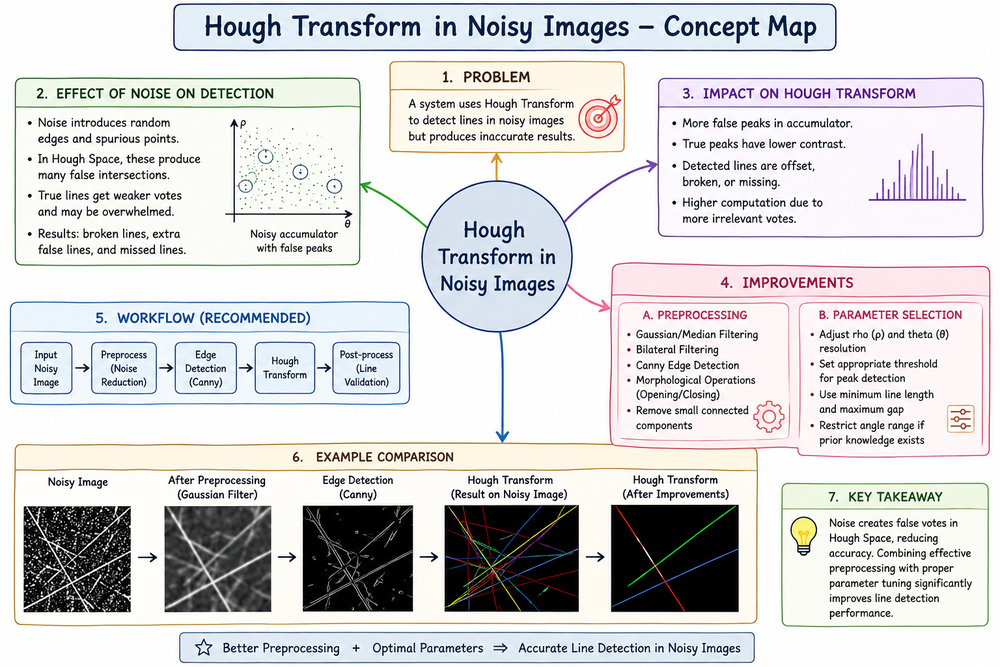
#> input picture CO3/AT2/Q03/ChatGPT Image Aug 17, 2026, 05_08_41 PM.png, 1000 x 667 px, shrunk from 1536 x 1024 before the run, given in place of Screenshot 2025-12-04 121433.png, which was not available
$ python 'e_4 (1).py'
#> lines starting #> are read from the running program, lines starting #| are printed output that depends on the picture; pictures that were not available may be replaced by others from this repository, and a replacement may not be noted
# -*- coding: utf-8 -*-
"""e 4

Automatically generated by Colab.

Original file is located at
    https://colab.research.google.com/drive/1PdqkI6OZCX4xRKYBjVnVZdvpLloldwUe
"""

from google.colab import files
files.upload()
#> the answer given: ChatGPT Image Aug 17, 2026, 05_08_41 PM.png

import cv2
from google.colab.patches import cv2_imshow

# Read image
img = cv2.imread('Screenshot 2025-12-04 121433.png')
#> img is the input picture: shape (667, 1000, 3); mean B, G, R 213.3, 212.4, 213

# Check if image was loaded successfully
if img is None:
    print("Error: Could not load image. Please check the file name and ensure the image exists.")
else:
    # Clockwise rotation (90 degrees)
    clockwise = cv2.rotate(img, cv2.ROTATE_90_CLOCKWISE)
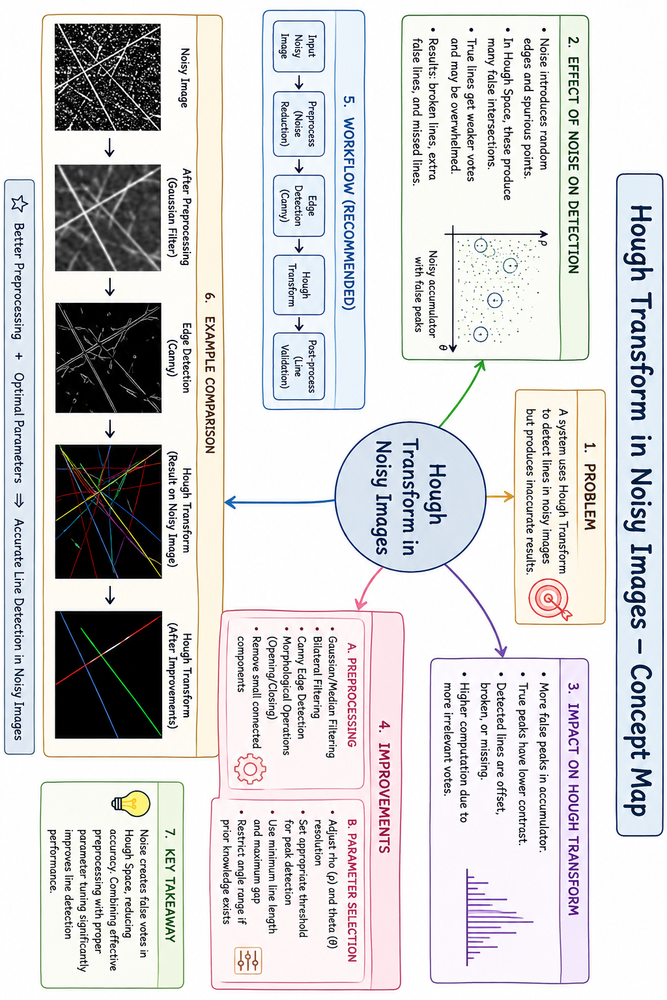
#> clockwise: shape (1000, 667, 3); mean B, G, R 213.3, 212.4, 213

    # Counter-clockwise rotation (90 degrees)
    counter = cv2.rotate(img, cv2.ROTATE_90_COUNTERCLOCKWISE)
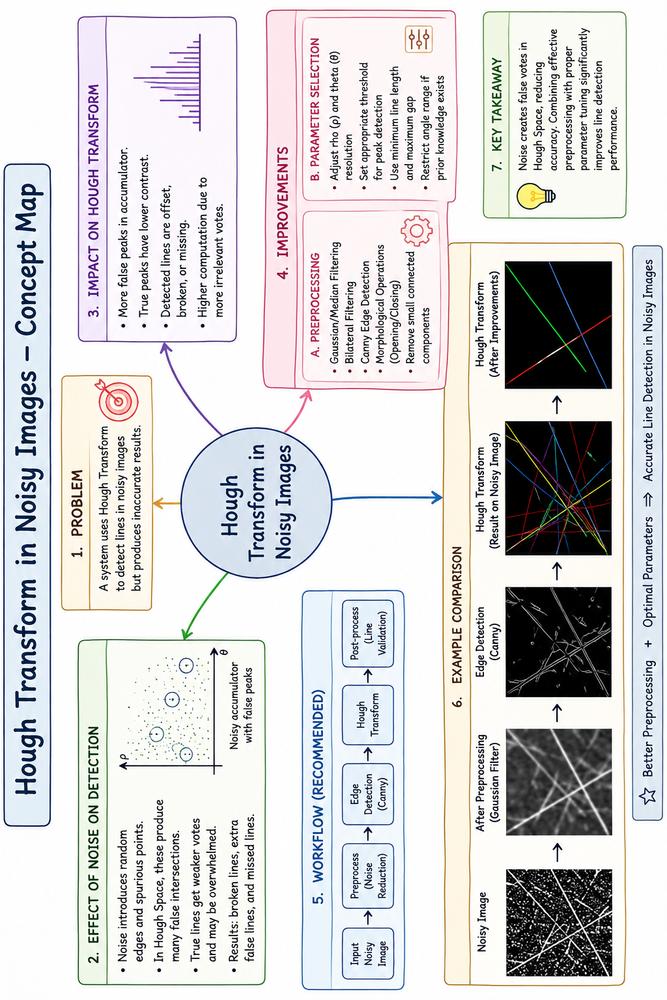
#> counter: shape (1000, 667, 3); mean B, G, R 213.3, 212.4, 213

    # Display images
    print("Original Image:")
    cv2_imshow(img)
    print("Clockwise Rotation:")
    cv2_imshow(clockwise)
    print("Counter Clockwise Rotation:")
    cv2_imshow(counter)

$ run again, on CO3/AT2/Q06/ChatGPT Image Aug 17, 2026, 05_16_31 PM.png
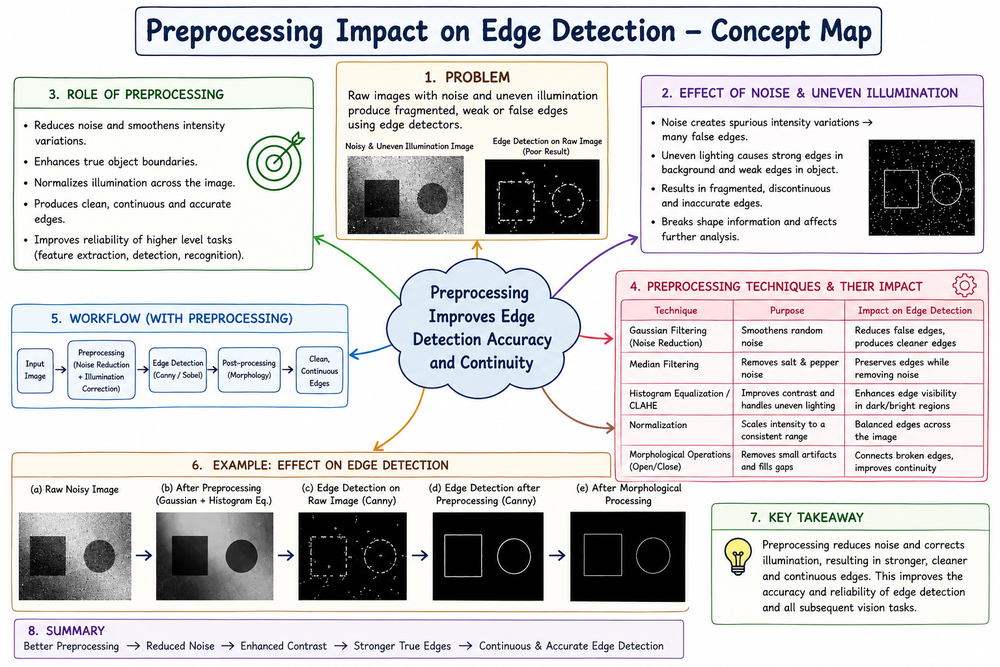
#> input picture CO3/AT2/Q06/ChatGPT Image Aug 17, 2026, 05_16_31 PM.png, 1000 x 667 px, shrunk from 1536 x 1024 before the run, given in place of Screenshot 2025-12-04 121433.png, which was not available
#> img is the input picture: shape (667, 1000, 3); mean B, G, R 210.3, 209.2, 210.6
#> `clockwise = cv2.rotate(img, cv2.ROTATE_90_CLOCKWISE)`:
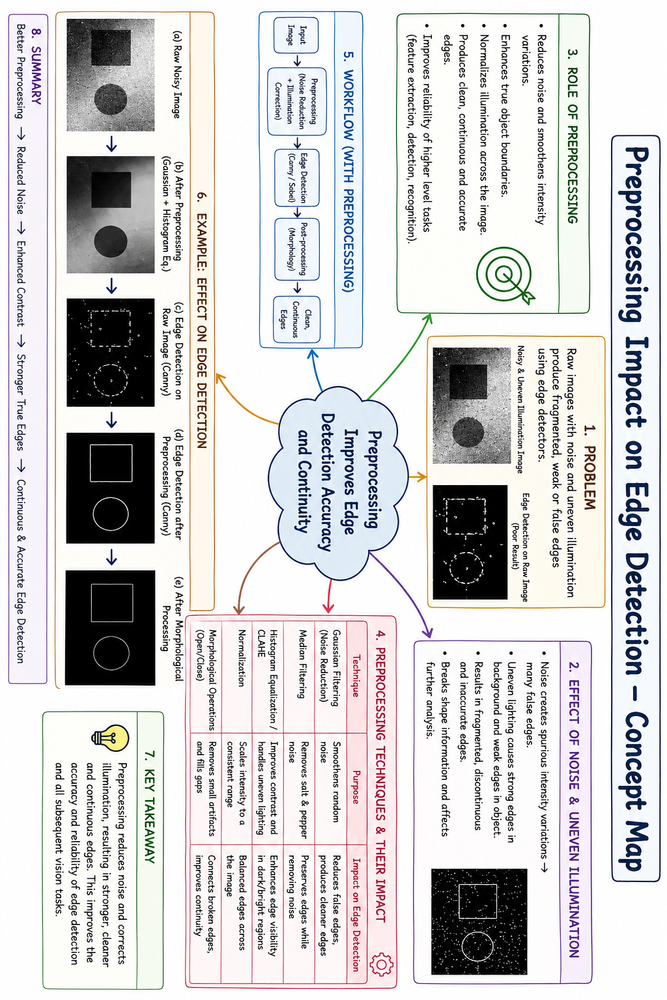
#> clockwise: shape (1000, 667, 3); mean B, G, R 210.3, 209.2, 210.6
#> `counter = cv2.rotate(img, cv2.ROTATE_90_COUNTERCLOCKWISE)`:
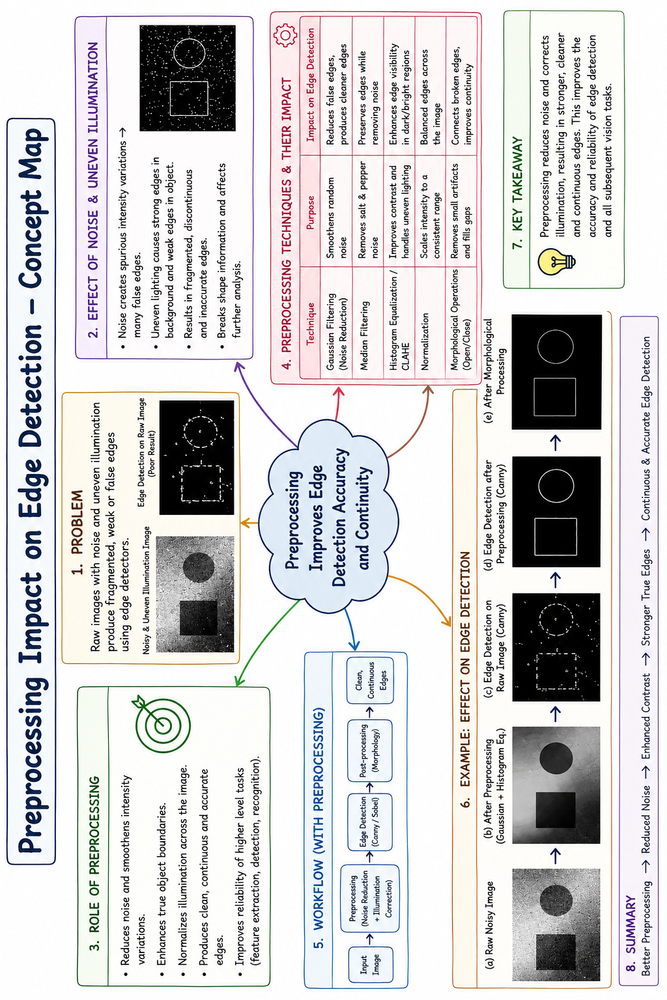
#> counter: shape (1000, 667, 3); mean B, G, R 210.3, 209.2, 210.6
